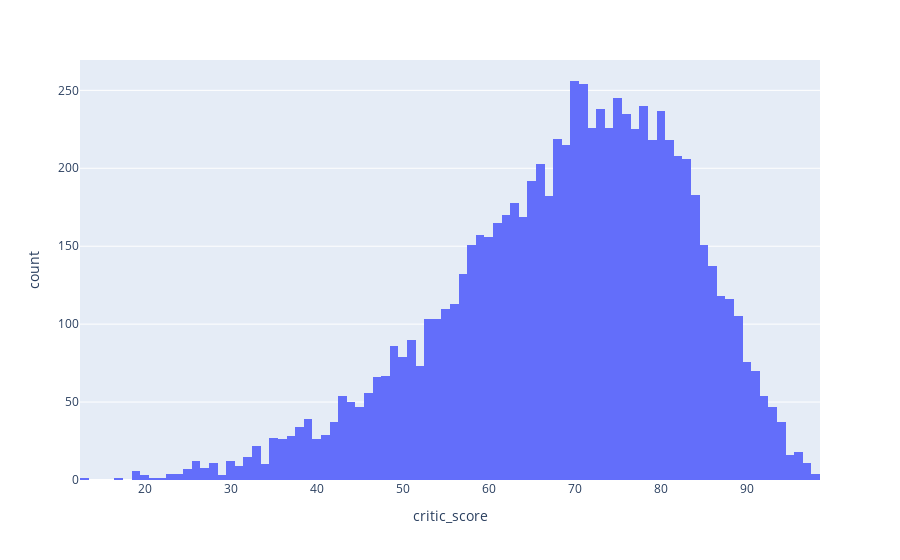

This figure's notebook cell:
### Markdown cell above
#### critic_score

### Code cell
px.histogram(data_frame=df_games, x='critic_score')

### Figure 1 — Plotly figure (JSON) as saved in the notebook; plotly's stock layout.template omitted (floating-point values rounded to 4 significant figures; data arrays with more than 128 entries replaced by an {"elided": "..."} marker saying what was removed)
{"data": [{"alignmentgroup": "True", "bingroup": "x", "hovertemplate": "critic_score=%{x}<br>count=%{y}<extra></extra>", "legendgroup": "", "marker": {"color": "#636efa", "pattern": {"shape": ""}}, "name": "", "offsetgroup": "", "orientation": "v", "showlegend": false, "type": "histogram", "x": {"elided": "16713 int values"}, "xaxis": "x", "yaxis": "y"}], "layout": {"barmode": "relative", "legend": {"tracegroupgap": 0}, "margin": {"t": 60}, "xaxis": {"anchor": "y", "domain": [0, 1], "title": {"text": "critic_score"}}, "yaxis": {"anchor": "x", "domain": [0, 1], "title": {"text": "count"}}}}
